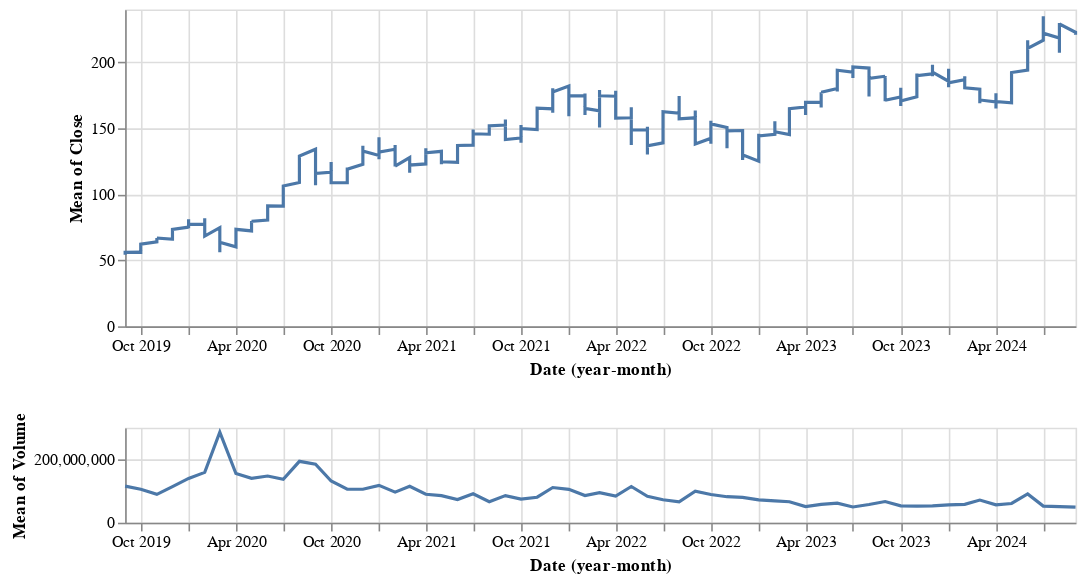

Notebook source saved alongside this figure:
### Code cell
price = alt.Chart(data.reset_index()).mark_line().encode(
    x='yearmonth(Date):T',
    y='mean(Close)',
    tooltip=['Date' , 'Open', 'Close','High', 'Low' , 'Volume']).properties(
    width=600,height=200)

volume = alt.Chart(data.reset_index()).mark_line().encode(
    x='yearmonth(Date):T',
    y='mean(Volume)'
).properties(
    width=600,height=60)

price & volume

### Figure 1 — Vega-Lite specification as saved in the notebook (floating-point values rounded to 4 significant figures; data arrays with more than 128 entries replaced by an {"elided": "..."} marker saying what was removed)
{"config": {"view": {"continuousWidth": 300, "continuousHeight": 300}}, "vconcat": [{"data": {"name": "data-54ec7ca67ea61586bfa1d917034ec1dc"}, "mark": {"type": "line"}, "encoding": {"tooltip": [{"field": "Date", "type": "temporal"}, {"field": "Open", "type": "quantitative"}, {"field": "Close", "type": "quantitative"}, {"field": "High", "type": "quantitative"}, {"field": "Low", "type": "quantitative"}, {"field": "Volume", "type": "quantitative"}], "x": {"field": "Date", "timeUnit": "yearmonth", "type": "temporal"}, "y": {"aggregate": "mean", "field": "Close", "type": "quantitative"}}, "height": 200, "width": 600}, {"data": {"name": "data-54ec7ca67ea61586bfa1d917034ec1dc"}, "mark": {"type": "line"}, "encoding": {"x": {"field": "Date", "timeUnit": "yearmonth", "type": "temporal"}, "y": {"aggregate": "mean", "field": "Volume", "type": "quantitative"}}, "height": 60, "width": 600}], "$schema": "https://vega.github.io/schema/vega-lite/v5.20.1.json", "datasets": {"data-54ec7ca67ea61586bfa1d917034ec1dc": {"elided": "1258 records"}}}
